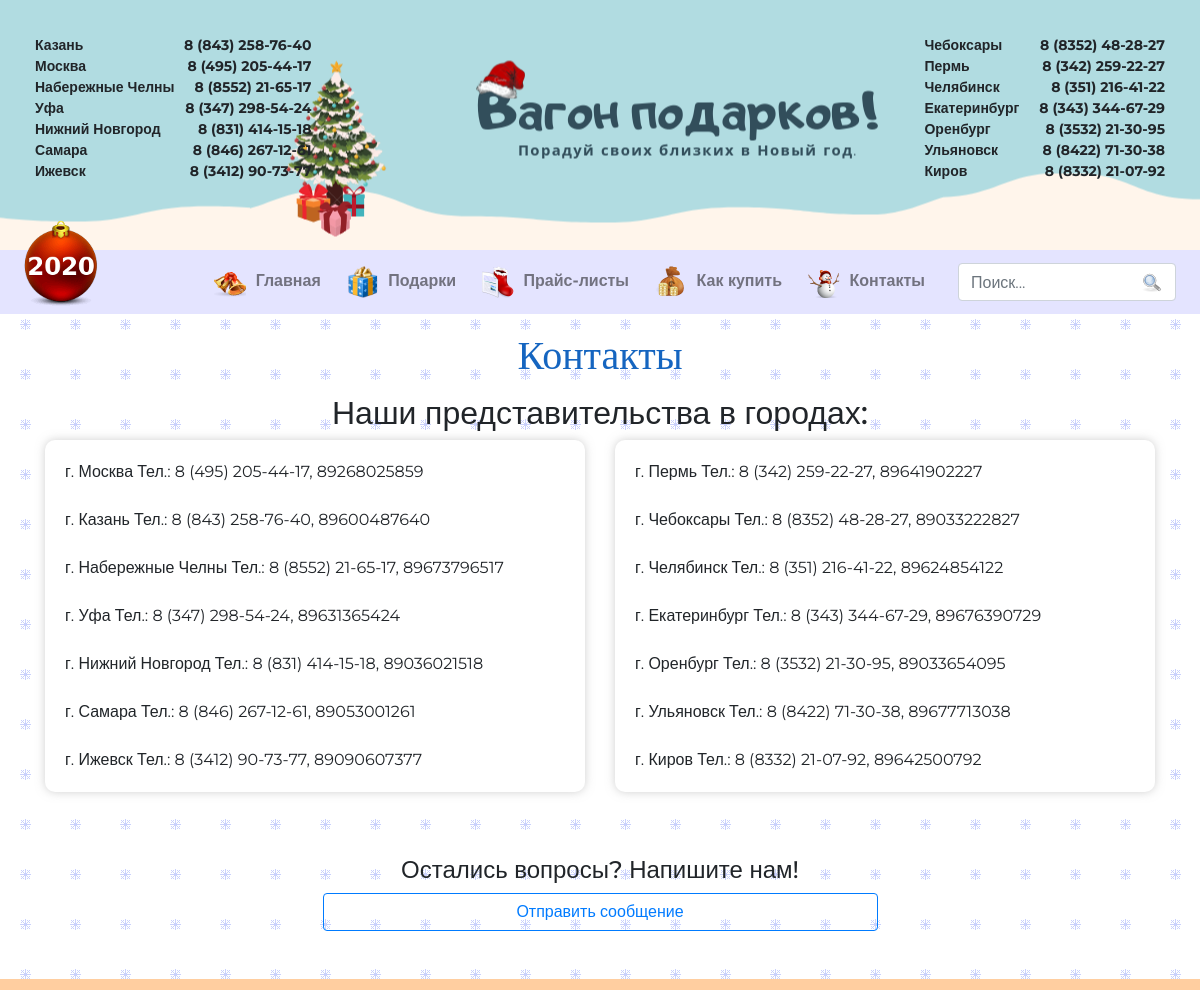
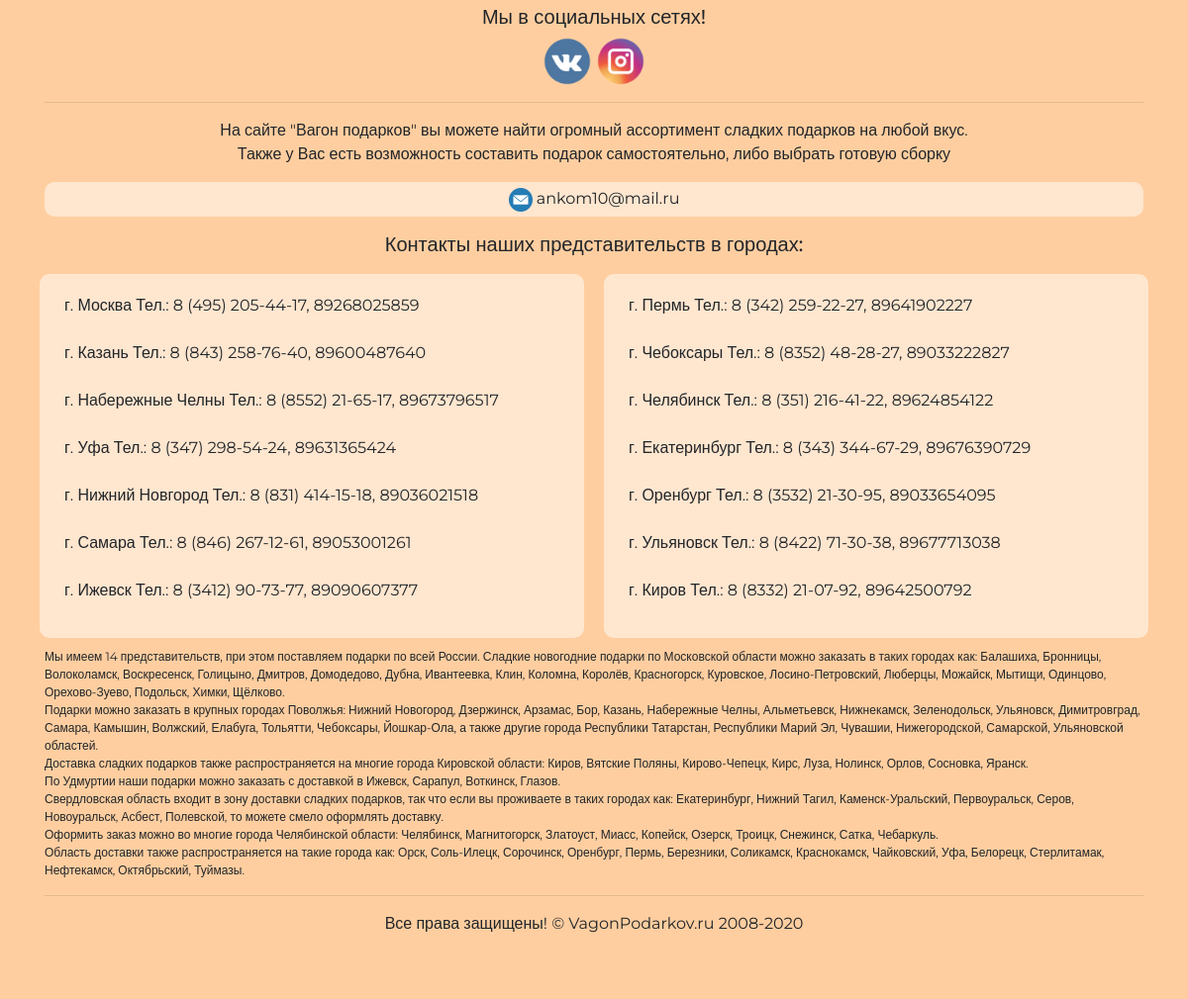
/контакты, run on the app's committed database (2 pictures, top to bottom).
### vp/models.py (models this page shows, shortened)
class TopNumbersLeft(models.Model):
	city = models.CharField('Город', max_length=250, default='', db_index=True)
	phone = models.CharField('Номер телефона', max_length=20, default='', db_index=True)
	class Meta:
		verbose_name = 'Номера телефонов слева в шапке сайта'
		verbose_name_plural = 'Номера телефонов слева в шапке сайта'

class TopNumbersRight(models.Model):
	city = models.CharField('Город', max_length=250, default='', db_index=True)
	phone = models.CharField('Номер телефона', max_length=20, default='', db_index=True)
	class Meta:
		verbose_name = 'Номера телефонов справа в шапке сайта'
		verbose_name_plural = 'Номера телефонов справа в шапке сайта'

class Title(models.Model):
	title = models.CharField('Название страницы сайта', max_length=250, default='', db_index=True)
	name_page = models.CharField('Краткое описание страницы сайта', max_length=250, default='Сладкие Новогодние подарки для детей 2020', db_index=True, blank=True)
	h1 = models.CharField('Заголовок h1 страницы сайта', max_length=250, default='', db_index=True, blank=True)
	description = models.TextField('Краткое описание сайта', default='', blank=True)
	h2 = models.CharField('Заголовок h2 страницы сайта', max_length=250, default='', blank=True)
	description2 = models.TextField('Краткое описание сайта 2', default='', blank=True)
	h3_classic = models.CharField('Заголовок h3 для классики', max_length=250, default='', blank=True)
	descript_classic = models.TextField('Краткое описание для классики', default='', blank=True)
	h3_premium = models.CharField('Заголовок h3 для премиум', max_length=250, default='', blank=True)
	descript_premium = models.TextField('Краткое описание для премиум', default='', blank=True)
	class Meta:
		verbose_name = 'ID | Страницы сайта'
		verbose_name_plural = 'Страницы сайта'

class Footer(models.Model):
	title1 = models.CharField('Заголовок 1', max_length=250, default='', db_index=True, blank=True)
	texts1 = models.TextField('Текст 1', db_index=True, blank=True)
	title2 = models.CharField('Заголовок 2', max_length=250, default='', db_index=True, blank=True)
	texts2 = models.TextField('Текст 2', db_index=True, blank=True)
	mail = models.CharField('Почта', max_length=250, default='@mail.ru', db_index=True, blank=True)
	copy = models.CharField('Копирайт', max_length=250, default='', db_index=True, blank=True)
	class Meta:
		verbose_name = 'Подвал сайта'
		verbose_name_plural = 'Подвал сайта'

class Socials(models.Model):
	media = models.ImageField('Изображение', upload_to='socials', blank=True)
	urls = models.URLField('Ссылка', max_length=250, default='')
	class Meta:
		verbose_name = 'Социальные сети'
		verbose_name_plural = 'Социальные сети'

### vp/views.py (called while the page is built)
def contacts_input(request):
	ids = 7
	title = Title.objects.all()
	titles = Title.objects.all()
	top_numbers_left = TopNumbersLeft.objects.all()
	top_numbers_right = TopNumbersRight.objects.all()
	socials = Socials.objects.all()
	footer = Footer.objects.all()
	return render(request, 'vp/contacts.html',
		context={
			'ids': ids,
			'title': title,
			'titles': titles,
			'top_numbers_left': top_numbers_left,
			'top_numbers_right': top_numbers_right,
			'socials': socials,
			'footer': footer
		})

### vp/templates/vp/contacts.html (shortened to what this page needs)
{% extends 'vp/base.html' %}
{% block header %}
	{% for title in titles %}
		{% if title.id == ids %}
			{{ title.h1 }}
		{% endif %}
	{% endfor %}
{% endblock %}
{% block content %}
	{% for title in titles %}
		{% if title.id == ids %}
			<h2>{{ title.h2 }}</h2>
			<div class="row">
				<div class="col-md-6">
					<p id="box" class="box" align="left">{{ title.descript_classic | linebreaksbr }}</p>
				</div>
				<div class="col-md-6">
					<p id="box" class="box" align="left">{{ title.descript_premium | linebreaksbr }}</p>
				</div>
			</div>
		{% endif %}
	{% endfor %}
{% endblock %}

### templates/base.html (shortened to what this page needs)
<!doctype html>
<html lang="en">
<head>
    {% load static %}
    <link rel="stylesheet" href="{% static 'css/style.css' %}">
    <link rel="stylesheet" href="{% static 'css/media.css' %}">
    <link rel="stylesheet" href="{% static 'css/bootstrap.min.css' %}">
</head>
<body>
	<div id="top_header">
		<div class="contacs_left">
			{% for i in top_numbers_left %}
			<div class="c_left">
				<span>{{ i.city }}</span>
				<span>{{ i.phone }}</span>
			</div>
			{% endfor %}
		</div>
		<div class="contacs_right">
			{% for i in top_numbers_right %}
			<div class="c_right">
				<span>{{ i.city }}</span>
				<span>{{ i.phone }}</span>
			</div>
			{% endfor %}
		</div>
	</div>
	<nav class="navbar navbar-expand-lg navbar-light" style="background-color: #e4e4ff;">
	<div id="logo">
	  <a class="navbar-brand logo" href="{% url 'index_url' %}" title="На главную"></a>
	</div>
	  <div class="collapse navbar-collapse" id="navbarSupportedContent">
	    <ul class="navbar-nav mr-auto" style="margin: 0 auto">
	      <li class="nav-item">
	        <a class="nav-link" href="{% url 'index_url' %}"><img src="/media/main.png" width="32" title="Главная"> Главная</a>
	      </li>
	      <li class="nav-item">
	        <a class="nav-link" href="{% url 'show_gifts_url' %}"><img src="/media/gifts.png" width="32" title="Подарки"> Подарки</a>
	      </li>
	      <li class="nav-item">
	        <a class="nav-link" href="{% url 'prices_input_url' %}"><img src="/media/prices.png" width="32" title="Прайс-листы"> Прайс-листы</a>
	      </li>
	      <li class="nav-item">
	        <a class="nav-link" href="{% url 'delivery_input_url' %}"><img src="/media/buy.png" width="32" title="Доставка"> Как купить</a>
	      </li>
	      <li class="nav-item">
	        <a class="nav-link" href="{% url 'contacts_input_url' %}"><img src="/media/contacts.png" width="32" title="Контакты"> Контакты</a>
	      </li>
	    </ul>
	    <form class="form-inline my-2 my-lg-0" action="{% url 'show_gifts_url' %}">
	      <input class="form-control mr-sm-2" type="search" placeholder="Поиск..." aria-label="Search" name="search">
	      <button class="btn btn my-2 my-sm-0" type="submit" style="margin-left: -55px;"><img src="/media/search.png" title="Найти"></button>
	    </form>
	  </div>
	</nav>
	<div class="container mt-3" align="center">
		<div class="row">
			<div class="col-md-12">
				<h1 class="mb-3">
					{% block header %}
					{% endblock %}
				</h1>
			</div>
		</div>
		<div class="row">
			<div class="col-md-12">
				{% block content %}
				{% endblock %}
			</div>
		</div>
		<h4 class="mt-5">Остались вопросы? Напишите нам!</h4>
		<button type="button" class="btn btn-outline-primary" style="width: 50%" id="send_message">Отправить сообщение</button>
	</div>
	<div id="footer" style="background: #ffcea0">
		{% for i in footer %}
		<div class="container mt-5 pt-3 pb-5" align="center">
			<h5>{{ i.title1 }}</h5>
			<div class="social_icons">
				{% for i in socials %}
				<a href="{{ i.urls }}" target="a_blank">
					<img src="{{ i.media.url }}" title="twitter" width="50" height="50">
				</a>
				{% endfor %}
			</div>
				<hr>
			<p>{{ i.texts1 | linebreaksbr }}</p>
			<p class="mail"><img src="/media/email.png" title="email"> {{ i.mail }}</p>
			<h5>{{ i.title2 }}</h5>
			{% for title in titles %}
				{% if title.id == 7 %}
					<div class="row filials">
						<div class="col-md-6">
							<p align="left">{{ title.descript_classic | linebreaksbr }}</p>
						</div>
						<div class="col-md-6">
							<p align="left">{{ title.descript_premium | linebreaksbr }}</p>
						</div>
					</div>
				{% endif %}
			{% endfor %}
			<p align="left" style="font-size: 12px">{{ i.texts2 | linebreaksbr }}</p>
				<hr>
			<p class="copy">{{ i.copy }}</p>
		</div>
		{% endfor %}
	</div>
	{% load static %}
</body>
</html>

### vp/static/css/style.css (style rules this page uses)
body { background-image: url('/media/main/bg.png'); font-family: 'Montserrat', sans-serif !important; }
h1 { font-family: 'Lobster', cursive; color: #1565c0; }
a { text-decoration: none; }
.box { border-radius: 10px; padding: 20px; box-shadow: 0 0 10px rgba(162, 162, 162, 0.5); }
#box { background: #fff; }
#logo { width: 15%; }
.logo { background-image: url('/media/main/logo_main.png'); position: absolute; top: -50%; width: 90px; height: 90px; }
#top_header { background-image: url('/media/main/main.png'); background-position: center; width: 100%; height: 250px; }
.mr-auto li a { color: #333; }
.contacs_left, .contacs_right { padding: 35px; font-size: 14px; }
.contacs_left { float: left; }
.contacs_right, .c_left span:nth-child(2n), .c_right span:nth-child(2n) { float: right; }
.c_left span:nth-child(2n), .c_right span:nth-child(1n) { margin-left: 20px; }
.mr-auto li a, .price, .contacs_left, .contacs_right { font-weight: bold; }
#footer .filials .col-md-6 { border-radius: 20px; background: rgba(255, 255, 255, 0.5); padding: 20px 25px; border: 10px solid #ffcea0; }
.mr-auto li { margin-right: 10px; }
.mr-auto li img { margin-right: 5px; }
.social_icons a { text-decoration: none; }
.mail { background: #ffe6cf; padding: 5px; border-radius: 10px; }

### data on the page
TopNumbersLeft: city "Казань", phone "8 (843) 258-76-40"
TopNumbersLeft: city "Москва", phone "8 (495) 205-44-17"
TopNumbersLeft: city "Набережные Челны", phone "8 (8552) 21-65-17"
TopNumbersLeft: city "Уфа", phone "8 (347) 298-54-24"
TopNumbersLeft: city "Нижний Новгород", phone "8 (831) 414-15-18"
TopNumbersLeft: city "Самара", phone "8 (846) 267-12-61"
TopNumbersLeft: city "Ижевск", phone "8 (3412) 90-73-77"
TopNumbersRight: city "Чебоксары", phone "8 (8352) 48-28-27"
TopNumbersRight: city "Пермь", phone "8 (342) 259-22-27"
TopNumbersRight: city "Челябинск", phone "8 (351) 216-41-22"
TopNumbersRight: city "Екатеринбург", phone "8 (343) 344-67-29"
TopNumbersRight: city "Оренбург", phone "8 (3532) 21-30-95"
TopNumbersRight: city "Ульяновск", phone "8 (8422) 71-30-38"
TopNumbersRight: city "Киров", phone "8 (8332) 21-07-92"
Title: h1 "Контакты", h2 "Наши представительства в городах:", descript_classic "г. Москва Тел.: 8 (495) 205-44-17, 89268025859 г. Казань Тел.: 8 (843) 258-76-40, 89600487640 г. Набережные Челны Тел.: 8 (8552) 21-65-17, 89673796517 г. Уфа Тел.: 8 (347) 298-54-24, 89631365424 г. Нижний Новгород Тел.: 8 (831) 414-15-18, 89036021518 г. Самара Тел.: 8 (846) 267-12-61, 89053001261 г. Ижевск Тел.: 8 (3412) 90-73-77, 89090607377", descript_premium "г. Пермь Тел.: 8 (342) 259-22-27, 89641902227 г. Чебоксары Тел.: 8 (8352) 48-28-27, 89033222827 г. Челябинск Тел.: 8 (351) 216-41-22, 89624854122 г. Екатеринбург Тел.: 8 (343) 344-67-29, 89676390729 г. Оренбург Тел.: 8 (3532) 21-30-95, 89033654095 г. Ульяновск Тел.: 8 (8422) 71-30-38, 89677713038 г. Киров Тел.: 8 (8332) 21-07-92, 89642500792"
Footer: title1 "Мы в социальных сетях!", texts1 "На сайте \"Вагон подарков\" вы можете найти огромный ассортимент сладких подарков на любой вкус. Также у Вас есть возможность составить подарок самостоятельно, либо выбрать готовую сборку", mail "ankom10@mail.ru", title2 "Контакты наших представительств в городах:", texts2 "Мы имеем 14 представительств, при этом поставляем подарки по всей России. Сладкие новогодние подарки по Московской области можно заказать в таких городах как: Балашиха, Бронницы, Волоколамск, Воскресенск, Голицыно, Дмитров, Домодедово, Дубна, Ивантеевка, Клин, Коломна, Королёв, Красногорск, Куровское, Лосино-Петровский, Люберцы, Можайск, Мытищи, Одинцово, Орехово-Зуево, Подольск, Химки, Щёлково. Подарки можно заказать в крупных городах Поволжья: Нижний Новогород, Дзержинск, Арзамас, Бор, Казань, Набережные Челны, Альметьевск, Нижнекамск, Зеленодольск, Ульяновск, Димитровград, Самара, Камышин, Волжский, Елабуга, Тольятти, Чебоксары, Йошкар-Ола, а также другие города Республики Татарстан,…", copy "Все права защищены! © VagonPodarkov.ru 2008-2020"
Socials: media (picture)
Socials: media (picture)
